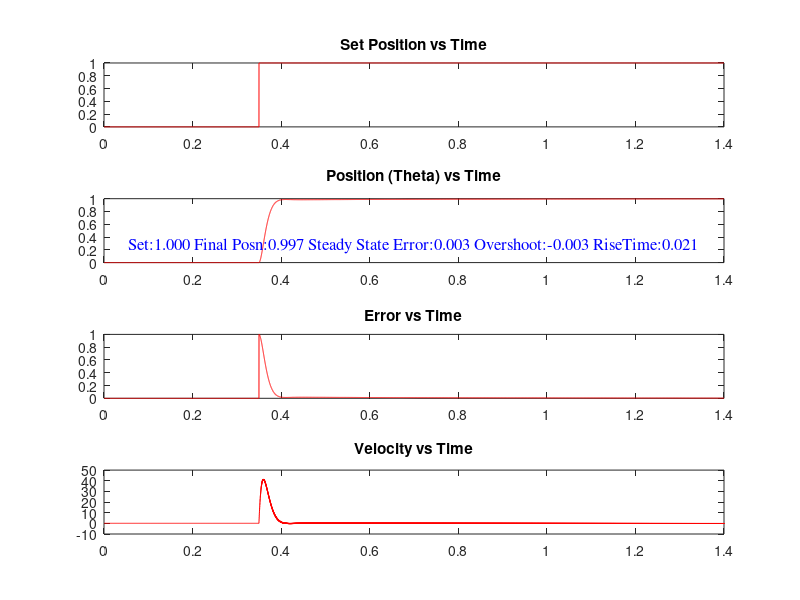

MATLAB code for this plot:
%% Electric Motor Simulation
% Motor parameters (made up)
J=10.0;
b=0.1;
k1=1.0;
k2=-0.001;
R=1.0;
L=0.5;

% We can use this "spring constant" as a disturbance input
% As if motor naturaly wants to be at some non zero position
S=-1.0; %-1.0;

% Controler parameters
KP=10.0; %10.0
KI=20;   %20.0
KD=0.08; %0.08

% Time step, number of points
dt=0.0001;
n=14000;

% Set value for the motor position
qon=1.0;

% Store so we can print out dynamic response
position=1:1:n;
velocity=1:1:n;
inputs=1:1:n;
time=1:1:n;
error1=1:1:n;
error2=1:1:n;

% Intial starting values of the motor (boundary conditions)
i=0.0;
w=0.0;
q=0.0;
t=0.0;

% Initial output of the controler
v=0.0; v1=0; e3=0; e2=0; e1=0;

for(p=1:n),

% for quarter the time period displayed v=0 then we turn the motor on, v=von
if (p<(n/4)) qset=0.0; else qset=qon; end;
inputs(p)=qset;

% PID response
e=qset-q; % error is set-measured value

% Derivative of error over three points
ed=((KD*(e-(2.0*e1)+e2)/dt)+(KD*(e1-(2.0*e2)+e3)/dt))/2.0;

if (ed>0.05) ed=0.05; end;
if (ed<-0.05) ed=-0.05; end;

v=v1+(KP*(e-e1))+(KI*e*dt)+ed; %PID action
v1=v;
e3=e2;
e2=e1;
e1=e;

error1(p)=e;

% Response of the motor (V in Theta,q out)
% "Black Box"
di=(v-(R*i)-(k2*w))/L;
i=i+di;
dw=((S*q)+(k1*i)-(b*w))/J;
w=w+dw;
dq=w*dt;
q=q+dq;
% End of motor code

t=t+dt;

% Record values for plotting later
position(p)=q;
velocity(p)=w;
time(p)=t;

end;

% Plot Velocity and Position of the motor
figure(1);
subplot(4,1,1); % Input
plot(time,inputs,'r-');
title('Set Position vs Time');

m=max(position)*0.7;
for(p=1:n),
    if (position(p)>m) t=time(p)-time(n/4); break; end;
end;

subplot(4,1,2); % Position
plot(time,position,'r-');
title('Position (Theta) vs Time');
line1=sprintf('Set:%3.3f Final Posn:%3.3f Steady State Error:%3.3f Overshoot:%3.3f RiseTime:%3.3f',qset,position(n),qset-position(n),max(position)-qon,t);
text(time(n-7000),0.15,{line1},'Color','Blue','FontName','Times','Fontsize',12,'HorizontalAlignment','center','VerticalAlignment','bottom');

subplot(4,1,3); % Error
plot(time,error1,'r-');
title('Error vs Time');

subplot(4,1,4); % Velocity
plot(time,velocity,'r-');
title('Velocity vs Time');
